Frame 1 (no input): blank canvas, image omitted
Frame 60 (no input): blank canvas, image omitted
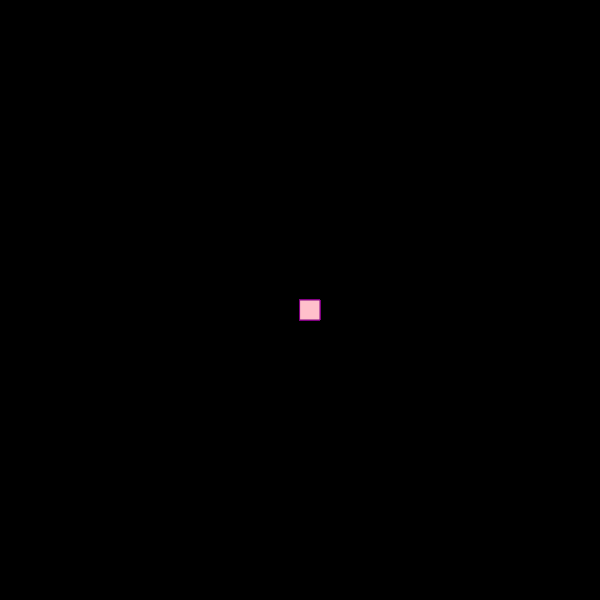
Frame 120 (the mouse pressed at the canvas centre since frame 60)

The p5.js sketch whose frames 1 and 60 were blank and that drew this single picture after the mouse press (run headless with seeded random() and noise() and a simulated clock; from frame 60 on, the mouse is pressed at the canvas centre):

// p5.js sketch
// ── sketch.js
function setup() {
    createCanvas(600, 600);
    background("black");
  }
  
  function draw() {
    
    stroke("purple");
    fill("pink");
    
    if(mouseIsPressed) {
      rect(mouseX,mouseY,20,20);
    }
  }
